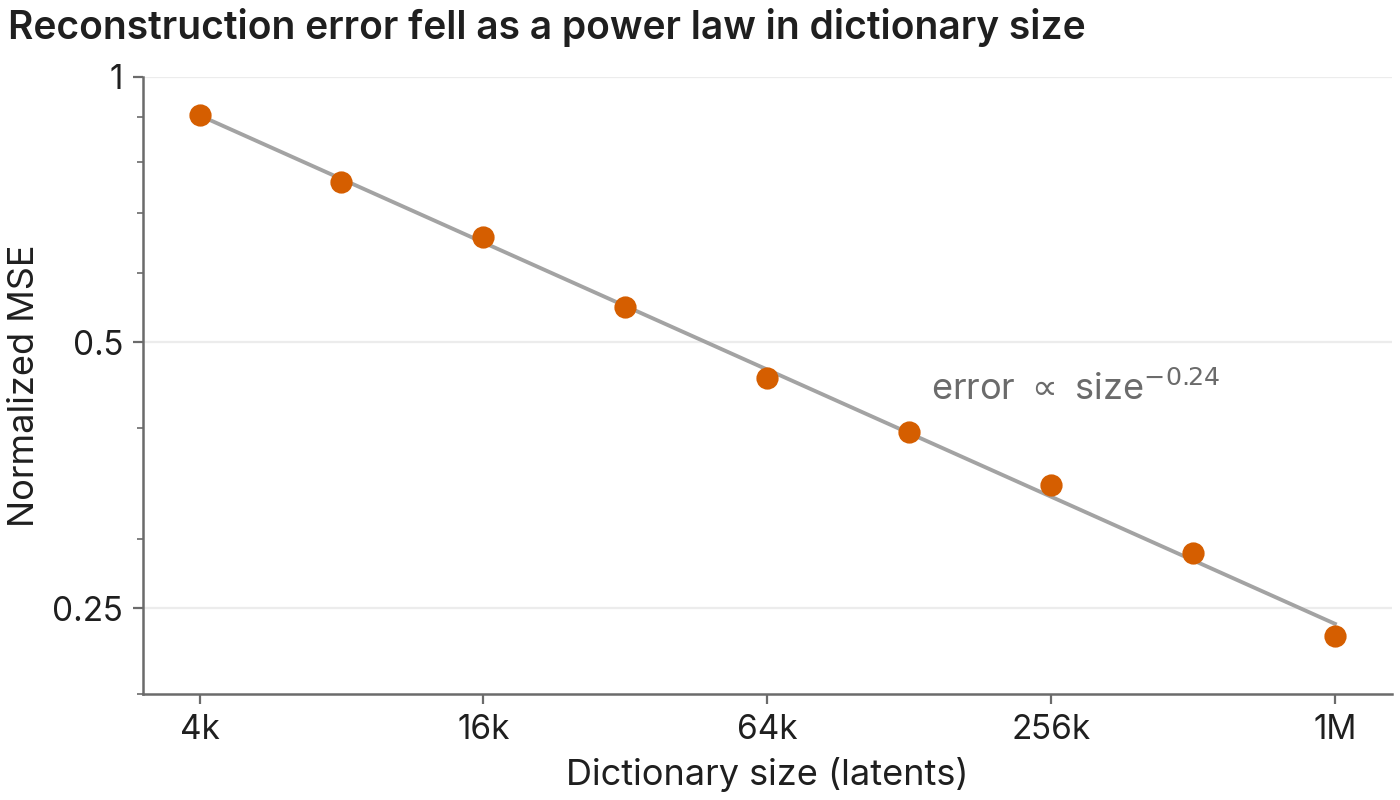

Reproduce this figure in Python.
"""Scaling plot: points on log-log axes, the fitted power law as a thin line, and its exponent as the one key number.

Answers: Does a trend follow a scaling law?
Shows: scaling plot on log-log axes: SAE reconstruction error against dictionary size
Claim: reconstruction error falls as a power law in dictionary size.
Caption: **Reconstruction error fell as a power law in dictionary size, by about 15% with each doubling.** Normalized
mean squared error of one SAE per size, trained on layer-8 residual stream activations of a 12-layer model and
measured on 10 million held-out tokens; the line is a least-squares fit in log-log space. Made-up data.
"""
import sys
from pathlib import Path

import matplotlib.pyplot as plt
import numpy as np

HERE = Path(__file__).resolve().parent
sys.path.insert(0, str(HERE.parent))  # the skill's directory, which holds figkit.py
import figkit as fk

SEED = 0
rng = np.random.default_rng(SEED)
size = 2.0 ** np.arange(12, 21)
error = 0.9 * (size / size[0]) ** -0.24 * np.exp(rng.normal(0, 0.03, len(size)))
slope, intercept = np.polyfit(np.log(size), np.log(error), 1)
fit = np.exp(intercept) * size ** slope

fk.use()
fig, ax = plt.subplots()
ax.plot(size, fit, color=fk.GREY, lw=1.4, zorder=1)
ax.plot(size, error, "o", color=fk.ACCENT, ms=7)
ax.annotate(f"error $\\propto$ size$^{{{slope:.2f}}}$", (size[5], fit[5]), xytext=(8, 12), textcoords="offset points",
            color=fk.MUTED)
ax.set(xscale="log", yscale="log", xlabel="Dictionary size (latents)", ylabel="Normalized MSE", ylim=(0.2, 1.0))
ax.set_xticks(size[::2], ["4k", "16k", "64k", "256k", "1M"])
ax.set_yticks([0.25, 0.5, 1.0])
fk.plain_ticks(ax.yaxis)
ax.xaxis.set_minor_locator(plt.NullLocator())
fk.title(fig, "Reconstruction error fell as a power law in dictionary size")
fk.save(fig, HERE / "scaling_log.png")
